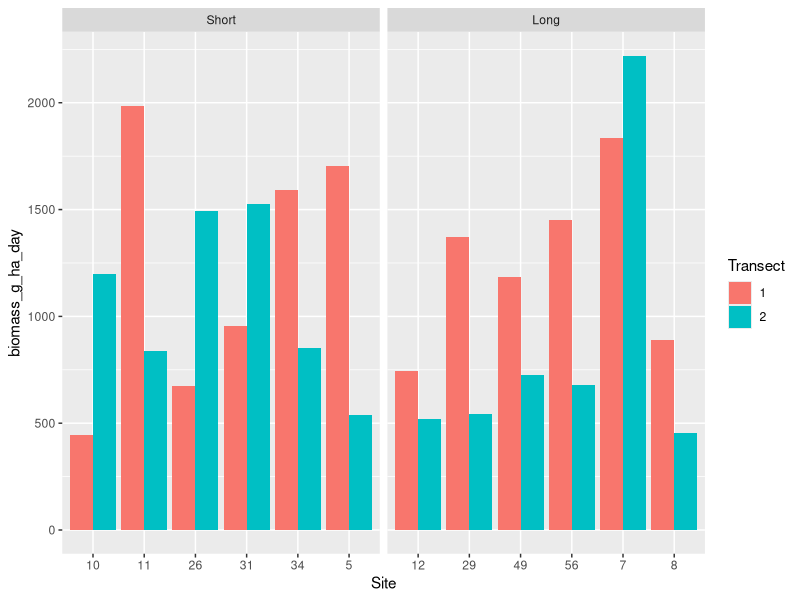
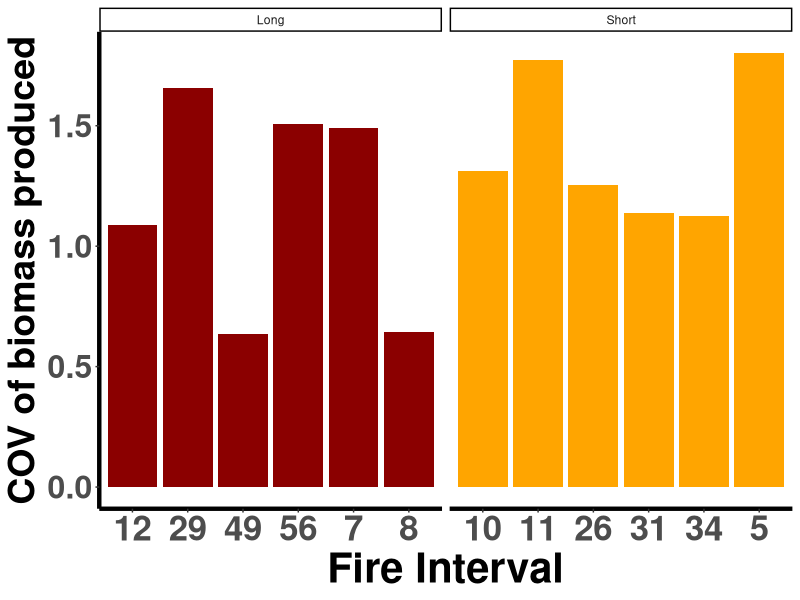
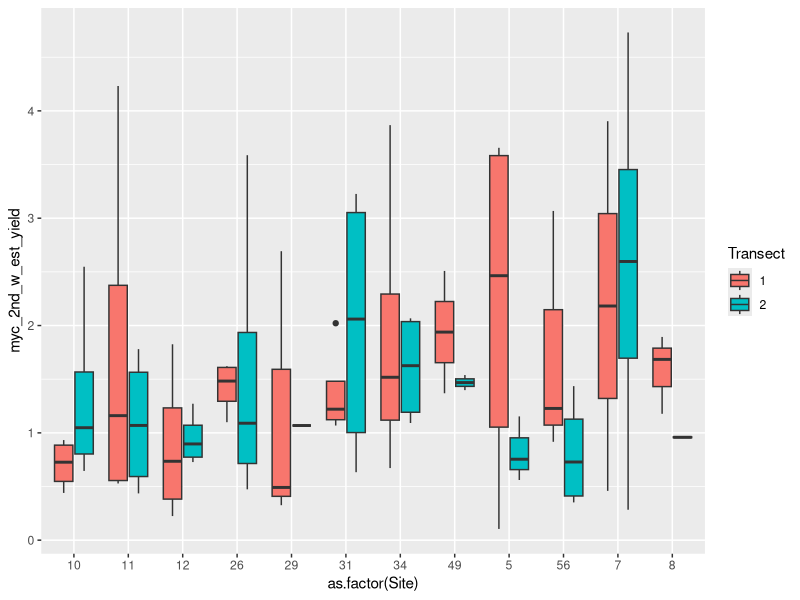

Reproduce these figures in R, in order.
# Load required libraries
library(tidyverse)
library(ggplot2)
library(readxl)

# Read in mycorrhizal data from the first sheet of the Excel file
myc_data <- read_excel("Raw_data/Bag_data.xlsx", sheet = 1)
# Convert selected columns to appropriate data types
myc_data <- myc_data %>%
  mutate(
    Tube_myc_w = as.numeric(Tube_myc),
    myc_w = as.numeric(myc),
    resins = as.factor(beads),
    Tube_ID = as.factor(Tube_ID)
  )

# Read in bag data from the second sheet of the same Excel file
bag_data <- read_excel("Raw_data/Bag_data.xlsx", sheet = 2)
# Convert selected columns to appropriate data types
bag_data <- bag_data %>%
  mutate(
    Location = as.factor(Location),
    Tube_ID = as.factor(Tube_ID),
    Site = as.factor(Site),
    Transect = as.factor(Transect),
    Res_nute_sub_w = as.numeric(Nutrient_sub),
    Res_remain_w = as.numeric(Bead_weight)
  )
#calc average recovery of bags
 bag_data %>%
  mutate(total_resin_w = rowSums(across(c(Res_nute_sub_w, Res_remain_w)), na.rm = TRUE)) %>%
  summarise(
    mean_total_resin_w = mean(total_resin_w, na.rm = TRUE),
    se_total_resin_w = sd(total_resin_w, na.rm = TRUE) / sqrt(n()),
    range_total_resin_w = range(total_resin_w, na.rm = TRUE),)
  
  
# Consolidate replicate A and B samples at each location into one unit
bag_data <- bag_data %>%
  group_by(Tube_ID,Site,Transect,Location) %>%
  summarise(
    harvest_date = first(harvest_date),
    Res_nute_sub_w = sum(Res_nute_sub_w, na.rm = TRUE),#this is a sum here now
    Res_remain_w = sum(Res_remain_w, na.rm = TRUE),
    notes = paste(notes, collapse = " | "),
    roots_in_sample = paste(roots_in_sample, collapse = " | "),
    Damage = paste(Damage, collapse = " | "),
    Missing = paste(Missing, collapse = " | "),
    Before_root.hyphae = first(Before_root.hyphae),
    dirt_in_sample = if_else(any(dirt_in_sample == 'y', na.rm = TRUE), 'y', NA_character_),
    mass_loss = first(mass_loss)
  ) %>%
  #remove the sample that is a combination of 11-1-16 and 11-2-16 because of processing error
  filter(Tube_ID!= 84)
#Samples 29-1-33 and samples 56-1-16 had both bags damaged so there was no biomass collected from these samples

library(writexl)
write.csv(bag_data, file='Processed_data/bag_data.csv')


# Merge bag and mycorrhizal data by Tube_ID
bag_myc <- left_join(bag_data, myc_data, by = 'Tube_ID') %>%
  group_by(Site, Transect, Location) %>%
  mutate(Res_total_bag= Res_nute_sub_w+Res_remain_w)%>%
  ungroup()

# Read second round weight data for DNA and CNP measurements, excluding "total" column
Myc_2nd_round_weight <- read_excel("Raw_data/Stoich/DW_subsample_DNA_CNP.xlsx", 
                                   sheet = "Sheet2")[, -2]  %>%
  mutate(Tube_ID = as.factor(Tube_ID))

# Merge second round weight data into bag_myc
bag_myc <- left_join(bag_myc, Myc_2nd_round_weight %>%
                       mutate(myc_2nd_w = rowSums(select(., DNA, Chem), na.rm = TRUE)) %>%
                       select(Tube_ID, myc_2nd_w), by = 'Tube_ID')

dat_temp<-bag_myc%>%group_by(Site,Transect,Location) %>%
  summarise(Res_total_Location = sum(Res_total_bag, na.rm = TRUE),
            myc_2nd_w=sum(myc_2nd_w),
            Res_remain_w=sum(Res_remain_w))

#this is calculated from average bag weight of undeployed bags in bag_weight_vol.R
initial_bag_w<-15.1257*2
dry_bag_w= 7.088*2
#this has to be the same as Site 29 T1 and added for S29 T2
undamaged_bag_weight_Site_29<- 27.6
  
# Calculate undamaged bag averages
bag_avg_undamaged <- bag_myc %>%
  #remove missing or damaged bags
  filter(!str_detect(Damage, 'moderate|extreme|major') | str_detect(Missing, 'y')) %>%
  #remove samples with only one bag,locations over 20g because it seems like the weight where the bags arent damaged
  filter(Res_total_bag > 20) %>%
  group_by(Site, Transect) %>%
  summarise(mean_undam_resin_w = mean(Res_total_bag, na.rm = TRUE)) %>%
  ungroup() %>%
  add_row(Site = "29", Transect = "2", mean_undam_resin_w = undamaged_bag_weight_Site_29)

#here I am calculating the amount of biomass of myc from each location accounting for variation in soil moisture from each site
corrected_myc<-left_join(dat_temp,bag_avg_undamaged)%>%
  #(initial bag weight saturated * amount Resin collected per Location)/ avg weight of resins per location at each transect
  mutate(resin_mass_est = (initial_bag_w * Res_total_Location) / mean_undam_resin_w,
         myc_2nd_w_per_bead= (myc_2nd_w / resin_mass_est),
         myc_2nd_w_est_yield= myc_2nd_w_per_bead*initial_bag_w)

# moisture_content<-left_join(dat_temp,bag_avg_undamaged)%>%
#   mutate(moist_P=(mean_undam_resin_w-dry_bag_w)/dry_bag_w)%>%
#   ungroup()%>%
#   summarise(
#     mean_moist_P = mean(moist_P, na.rm = TRUE)*100,
#     se_moist_P = sd(moist_P, na.rm = TRUE)*100 / sqrt(n())
#   )
# 
# 
# moisture_content

#second thoughts
corrected_myc<-left_join(dat_temp,bag_avg_undamaged)%>%
  mutate(myc_w_per_bead= (myc_2nd_w / Res_remain_w), #hyph per resin harvested
         hypo_bag= initial_bag_w/(initial_bag_w/mean_undam_resin_w),# this accounts for the change in water weight from when we installed to harvested based on average undamaged bags
           # this is what a hypothetical bag should have weighed
         myc_2nd_w_est_yield= hypo_bag*myc_w_per_bead) # here we multiply the amount of hyphae harvested per a resin by the amount of resins in a hypothetical bag













#Site info data
Site_Info <- read_excel("Raw_data/Site_Data/Site.Info.xlsx") %>%
  select('1st_Soil_Sample', Bag_Install, Site, Pair, Latitude,Longitude) %>%
  mutate(Site = gsub('ABS00|ABS0', "", Site)) %>%
  distinct() %>%
  group_by(Pair) %>%
  mutate(Site_Pair = paste(sort(unique(Site)), collapse = "-")) %>%
  ungroup()


# Merge all site data into one final dataset
site_data <- left_join(bag_data%>%select(Site,Transect,Location,harvest_date), Site_Info)%>%
# Convert dates and calculate days installed
  mutate(
    harvest_date = as_date(harvest_date),
    Bag_Install = as_date(Bag_Install),
    Days_Installed = as.integer(harvest_date - Bag_Install)
  ) %>%
  arrange(Site, Days_Installed)

mean(site_data$Days_Installed)
sd(site_data$Site)
site_data %>%ungroup()%>%
  summarise(
    Days_Installed = mean(Days_Installed),
    SE =sqrt(n())
  )

# Log transformations and biomass calculations
Bag_Site <- left_join(corrected_myc,site_data) %>%
  mutate(
    log10_myc_2nd_w_est_yield = log10(myc_2nd_w_est_yield),
    Biomass_day = myc_2nd_w_est_yield / Days_Installed,
    log10_biomass_day = log10(Biomass_day),
    biomass_g_ha_day = Biomass_day * (1e+06 / 15),  # Convert to g/ha/day see lines below
  )
#g/hectare:
#10,000 m^2 ×0.1 m= 1,000 m^3 
#1,000m^3 x (x mg /15cm^3) x (1g/1000mg) x 1000kg/ton x 1000g/kg= g/ha
#(1e+06/15)

# Summary of biomass data
Bag_Site %>%
  summarise(all_mean = mean(biomass_g_ha_day, na.rm = TRUE))


# Load and process vegetation and site information data
VEG_Transect <- read_excel("Raw_data/Site_Data/ABS.MER.fielddata.Feb.2023_R.PROCESSED.VEG.COVER_ALL.xlsx", 
                                sheet = "Transect.Level_Data") %>%
  mutate(
    Site = gsub('ABS00|ABS0', "", Site),
    Transect = gsub('T', "", Transect)
  )
# Read in nutrient data
Nutrients.Sites.T <- read_excel('Processed_data/Nutrients_Transect_level.xlsx')

Bag_Site<-Bag_Site%>%
  left_join(VEG_Transect)%>%
  left_join(Nutrients.Sites.T)

#Set Factor Order
Bag_Site$Fire.Interval<-factor(Bag_Site$Fire.Interval, levels = c('Short','Long'))
Bag_Site$Fire.Severity<-factor(Bag_Site$Fire.Severity, levels = c('Low','High'))

# Plot biomass by site and transect
Bag_Site %>%
  ggplot(aes(x = Site, y = biomass_g_ha_day)) +
  geom_col(aes(fill = Transect), position = "dodge") +
  facet_grid(~Fire.Interval, scales = "free_x")



# CV of bag weights by site
Site.variation <- Bag_Site %>%
  group_by(Site) %>%
  summarise(
    mean_wt = mean(myc_2nd_w_est_yield, na.rm = TRUE), 
    sd_wt = sd(myc_2nd_w_est_yield, na.rm = TRUE)
  ) %>%
  mutate(cov_wt = sd_wt / mean_wt) %>%
  ungroup() %>%
  mutate(mean_CV = mean(cov_wt)) %>%
  left_join(VEG_Transect %>% select(Site, Fire.Interval, Fire.Severity))

# Plot variation by fire interval and biomass
interval_colors <- c("Long" = "darkred", "Short" = "orange")
Site.variation %>%
  ggplot(aes(x = Site, y = cov_wt)) +
  geom_col(aes(fill = Fire.Interval)) +
  facet_grid(~Fire.Interval, scales = "free") +
  labs(x = "Fire Interval", y = "COV of biomass produced") +
  scale_fill_manual(values = interval_colors) +
  theme_classic() +
  theme(
    axis.text.x = element_text(hjust = 0.5, size = 25, face = "bold"),
    axis.text.y = element_text(size = 23, face = "bold"),
    axis.title.x = element_text(size = 30, face = "bold"),
    axis.title.y = element_text(size = 27, face = "bold"),
    axis.line = element_line(linewidth = 1.5),
    legend.position = 'none'
  )

# Boxplot of Second Weight Yield across sites
Bag_Site %>%
  ggplot() +
  geom_boxplot(aes(x = as.factor(Site), y = myc_2nd_w_est_yield, fill = Transect))



write.csv(Bag_Site, file='Processed_data/All_Bag_Site_Info.csv',row.names = FALSE)
